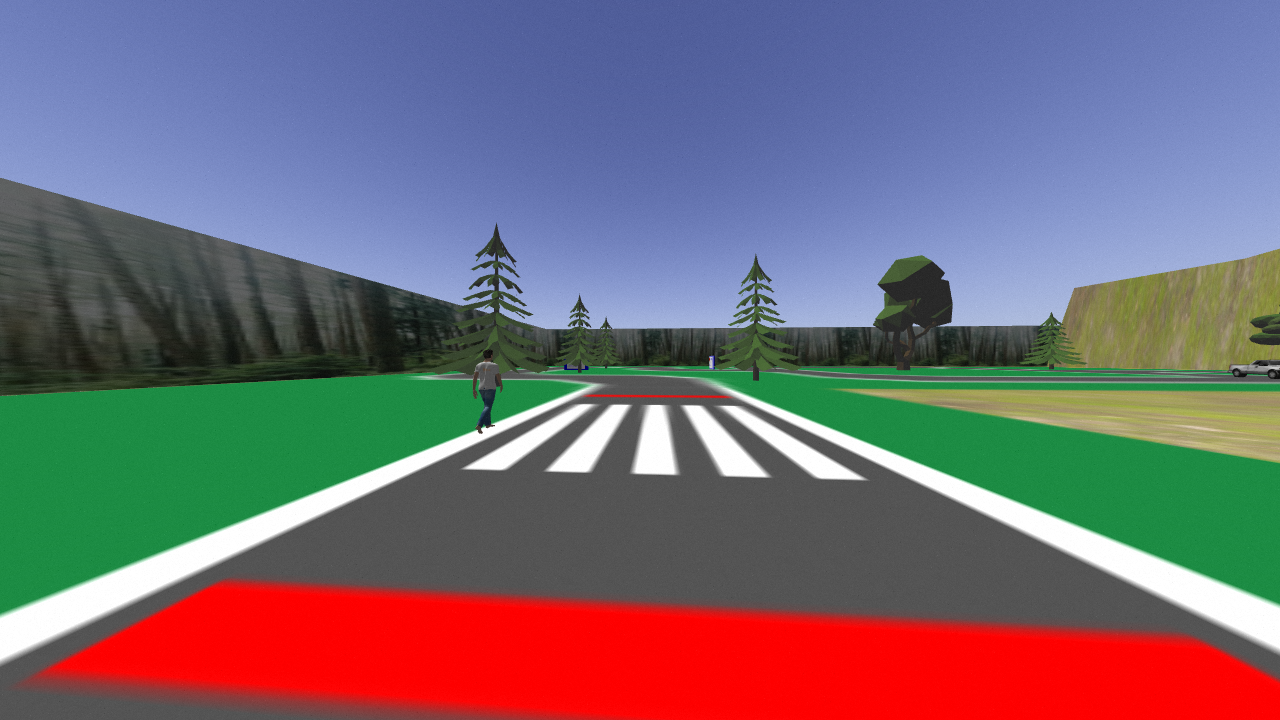
#> input picture image_testing/obstacle_images/image_53.png, 1280 x 720 px, found by its file name
$ python obstacle_detection.py
#> lines starting #> are read from the running program, lines starting #| are printed output that depends on the picture
import cv2
import numpy as np
import os
"""Obstacle detection function
This is used to detect obsatcles, which includes the pedestrian, the car adn baby yoda.
It uses ...
"""

fgbg = cv2.createBackgroundSubtractorMOG2()

# write a function which detects an obstacle in front of the robot and returns true if there is an obstacle and false if there is no obstacle
def obstacle_detection(image):

    frame = cv2.cvtColor(image, cv2.COLOR_BGR2GRAY)
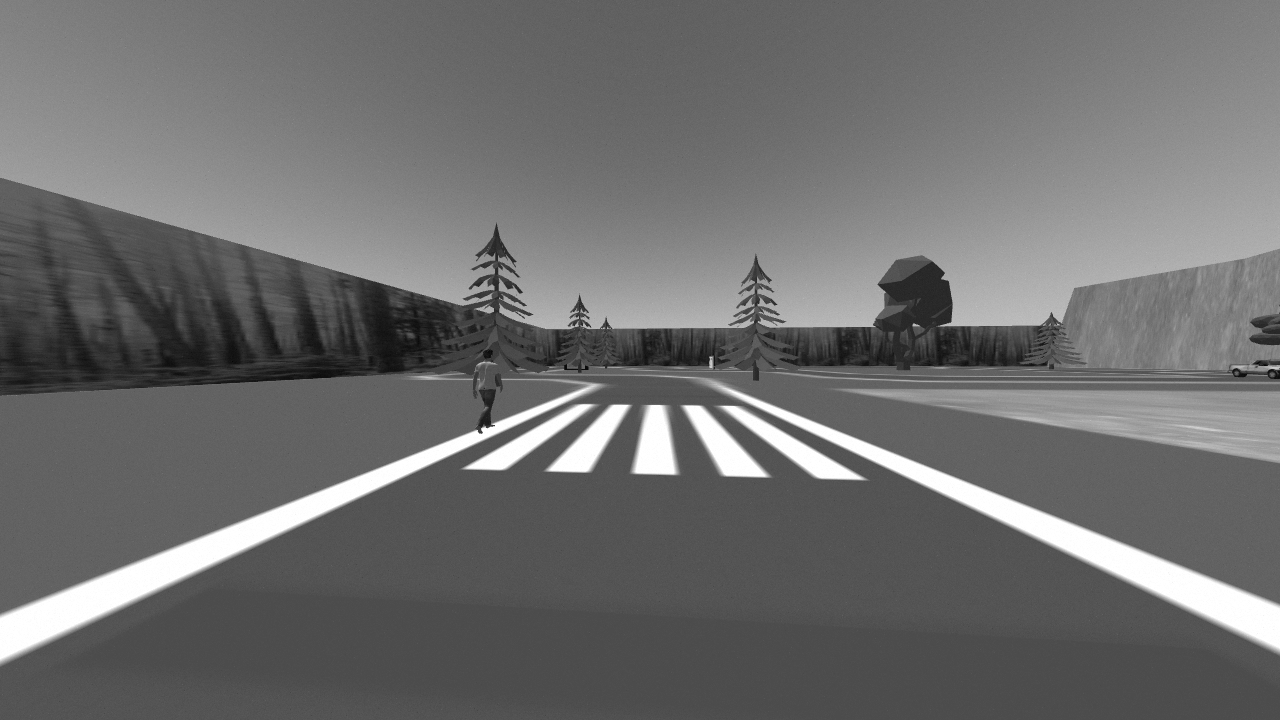
#> frame: shape (720, 1280); min 4, max 255, mean 110.2
#> image is the input picture: shape (720, 1280, 3); mean B, G, R 115.4, 105.7, 117.1

    # Apply background subtraction
    fgmask = fgbg.apply(frame)
#> fgmask: shape (720, 1280); every value is 127

    # Segment the image
    segmented_image = cv2.bitwise_and(frame, frame, mask=fgmask)

    # Extract features (for simplicity, using average pixel values)
    features = np.mean(segmented_image, axis=(0, 1))
#> features = 110.2

    # Display the segmented image
    cv2.imshow("segmented image", segmented_image)

    # # get size of image
    # height, width, _ = image.shape
    # kernel = np.ones((5, 5), np.uint8)

    # # generate a mask for just the red lines
    # mask = cv2.inRange(image, (0, 0, 140), (60, 60, 255))
    # # find the contours of the red lines
    # contours, _ = cv2.findContours(mask, cv2.RETR_EXTERNAL, cv2.CHAIN_APPROX_SIMPLE)
    # sorted_contours = sorted(contours, key=cv2.contourArea, reverse=True)
    # # get the smallest y value of the largest contour and the biggest y value of the second largest contour
    # y1 = 0
    # x1 = 0
    # y2 = height
    # x2 = width
    # if len(sorted_contours) > 0:
    #     y1 = sorted_contours[0][0][0][1]
    #     x2 = sorted_contours[0][0][0][0]
    # if len(sorted_contours) > 1:
    #     y2 = sorted_contours[1][0][0][1]
    #     x1 = sorted_contours[1][0][0][0]

    # # crop the image height from y1 to y2
    # image = image[min(y1, y2):max(y1,y2), 0:width]

    # # make all pixels close to white grey
    # mask = cv2.inRange(image, (250, 250, 250), (255, 255, 255))
    # image[mask>0] = [82,82,82]

    # # Erode the newly masked image to clean it up
    # image = cv2.erode(image, kernel, iterations=4)
    # cv2.imshow('Eroded Image', image)

    # # generate a mask for just the road colour pixels
    # mask = cv2.inRange(image, (70, 70, 70), (85, 85, 85))
    # # erode and dilate to clean it up
    # mask = cv2.erode(mask, kernel, iterations=4)
    # mask = cv2.dilate(mask, kernel, iterations=3)
    # cv2.imshow('Eroded and Dilated Mask', mask)

    # # find the largest contour, approximate it, and draw it on the original image filled in with white
    # contours, _ = cv2.findContours(mask, cv2.RETR_EXTERNAL, cv2.CHAIN_APPROX_SIMPLE)
    # epsilon = 0.0 * cv2.arcLength(max(contours, key=cv2.contourArea), True)
    # approx_polygon = cv2.approxPolyDP(max(contours, key=cv2.contourArea), epsilon, True)
    # print(len(approx_polygon))
    # cv2.drawContours(image, [approx_polygon], -1, (255, 255, 255), thickness=cv2.FILLED)
    # cv2.imshow('Contours', image)


    # # Display the original image, binary mask, and foreground

    # mask = cv2.inRange(image, (80, 80, 80), (90, 90, 90))
    # kernel = np.ones((2, 2), np.uint8)

    # # cv2.imshow('Mask', mask)

    # # mask = cv2.dilate(mask, kernel, iterations=1)

    # # Find contours in the dilated edges
    # contours, _ = cv2.findContours(mask, cv2.RETR_EXTERNAL, cv2.CHAIN_APPROX_SIMPLE)
    # epsilon = 0.01 * cv2.arcLength(max(contours, key=cv2.contourArea), True)
    # approx_polygon = cv2.approxPolyDP(max(contours, key=cv2.contourArea), epsilon, True)

    # # Define the color range bands to exclude (for example, excluding red tones)
    # lower_band1 = np.array([80, 80, 80])
    # upper_band2 = np.array([90, 90, 90])
    # lower_band2 = np.array([250, 250, 250])
    # upper_band2 = np.array([255, 255, 255])
    # lower_band3 = np.array([65, 135, 25])
    # upper_band3 = np.array([73, 143, 33])
    # lower_band4 = np.array([0, 0, 250])
    # upper_band4 = np.array([5, 5, 255])

    # # Create a mask for the specified color range
    # color_mask1 = cv2.inRange(image, lower_band1, upper_band2)
    # image[color_mask1>0] = [255,255,255]
    # color_mask2 = cv2.inRange(image, lower_band2, upper_band2)
    # image[color_mask2>0] = [255,255,255]
    # color_mask3 = cv2.inRange(image, lower_band3, upper_band3)
    # image[color_mask3>0] = [255,255,255]
    # color_mask4 = cv2.inRange(image, lower_band4, upper_band4)
    # image[color_mask4>0] = [255,255,255]

    # # dialte to clean it up
    # kernel = np.ones((5, 5), np.uint8)
    # image = cv2.erode(image, kernel, iterations=1)

    # # Check if any pixel falls outside the specified color range
    # if cv2.countNonZero(color_mask1) > 100:
    #     print("yay")

    # # Draw the contours on the mask
    # cv2.drawContours(image, [approx_polygon], -1, (0, 0, 255), thickness=2)


    # # # make it grayscale and show it
    # # grey = cv2.cvtColor(image, cv2.COLOR_BGR2GRAY)
    # # # cv2.imshow('gray', grey)

    # # mask = cv2.inRange(grey, 255, 255)
    # # grey[mask>0] = [82]

    # # grey = cv2.erode(grey, kernel, iterations=4)
    # # grey = cv2.dilate(grey, kernel, iterations=3)
    # # # cv2.imshow('erode 2', grey)

    # # # make it hsv and show it
    # # hsv = cv2.cvtColor(image, cv2.COLOR_BGR2HSV)
    # # # cv2.imshow('hsv', hsv)

    # # mask = cv2.inRange(hsv, (0, 0, 250), (0, 0, 255))
    # # hsv[mask>0] = [0,0,82]

    # # hsv = cv2.erode(hsv, kernel, iterations=4)
    # # hsv = cv2.dilate(hsv, kernel, iterations=3)
    # # cv2.imshow('erode 3', hsv)

    # # Display the original image and the contour mask
    # cv2.imshow('Original Image', image)
    # cv2.imshow('mask', color_mask1)
    # cv2.imshow('mask2', color_mask2)
    # cv2.imshow('mask3', color_mask3)
    # cv2.imshow('mask4', color_mask4)
    cv2.waitKey(0)
    cv2.destroyAllWindows()

obstacle_detection(cv2.imread('/home/fizzer/ros_ws/src/enph353_competition_controller/image_testing/obstacle_images/image_53.png'))
